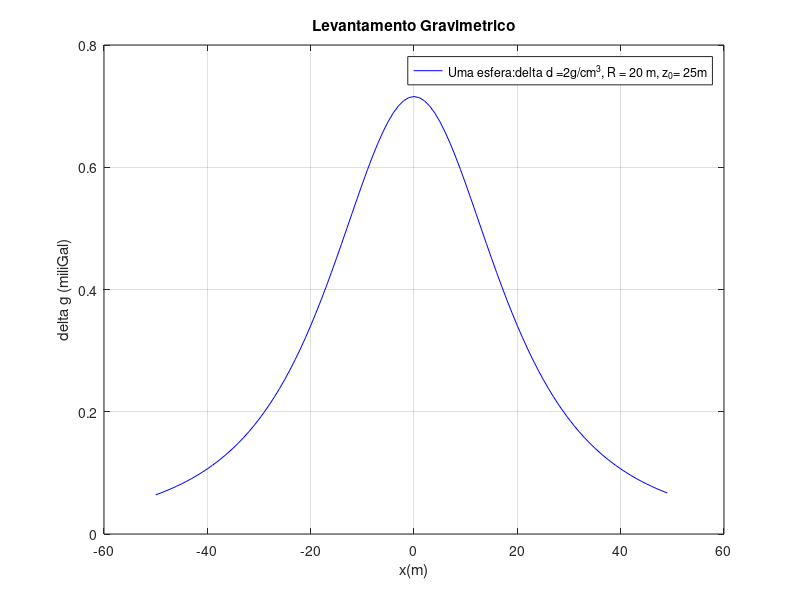

Recreate this plot in MATLAB.
data = load ('q_7_1_gravimetria_1_esfera.dat')
x = data(:,1);
g = data(:,2);

%

plot(x,g,'b');

grid

xlabel('x(m)');
ylabel('delta g (miliGal)');
title('Levantamento Gravimetrico');
legend('Uma esfera:delta d =2g/cm^3, R = 20 m, z_0= 25m')

